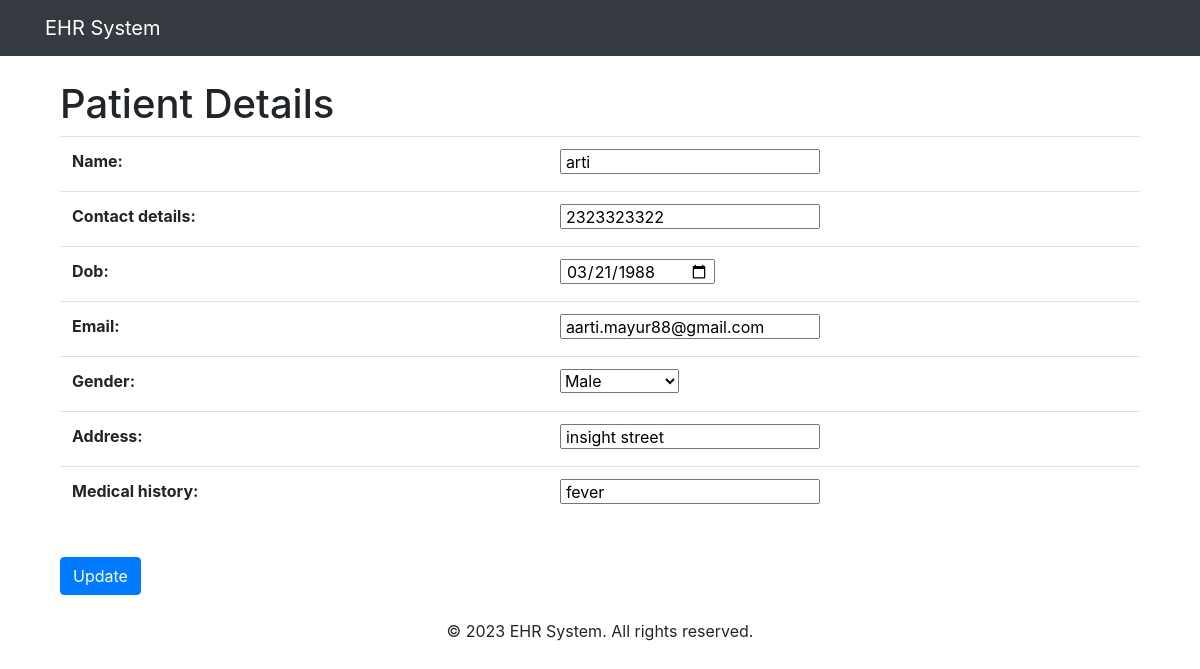
Screenshot of /patient/edit/1/ with the database file from the repository.
### registration/models.py (models this page shows, shortened)
class Patient(models.Model):
    GENDER_CHOICES = (
        ('male', 'Male'),
        ('female', 'Female'),
        ('transgender', 'Transgender'),
    )
    name = models.CharField(max_length=255)
    contact_details = models.CharField(max_length=10, null=True, unique=True)
    dob = models.DateField(blank=True,null=True)
    email = models.CharField(max_length=255, null=True)
    gender = models.CharField(max_length=255, choices=GENDER_CHOICES, null=True)
    address = models.CharField(max_length=255, null=True)
    medical_history = models.CharField(max_length=2000, null=True)

### patient/views.py (the view)
# urls.py: path('edit/<int:pk>/', views.update_patient, name='edit'),
def update_patient(request, pk):
    patient=get_object_or_404(Patient,id=pk)
    if request.method=='POST':
        form=RegistrationForm(request.POST,instance=patient)
        if form.is_valid():
            form.save()
            messages.success(request,'Patient details updateded successfully!')
            return redirect('patient:patient_details',patient_id=patient.id)
    else:
        form=RegistrationForm(instance=patient)
    return render(request, 'update-patient.html',{'patient':form})

### registration/forms.py
class RegistrationForm(forms.ModelForm):
    class Meta:
        model = Patient
        fields = '__all__'
        widgets={
            'dob':forms.DateInput(attrs={'type':'date'})
        }
    def __init__(self, *args, **kwargs):
        super().__init__(*args, **kwargs)

### templates/update-patient.html (shortened to what this page needs)
{% extends 'base.html' %}
{% block content %}
    <div class="container">
        <h1>Patient Details</h1>
        <form method="post">
            <div class="form-group">
                <table class='table'>
    {{ patient.as_table }}
                </table>
            </div>
            <button type="submit" class="btn btn-primary" id="updateSubmit">Update</button>
        </form>
    </div>
</div>
{% endblock %}

### templates/header.html (style rules this page uses)
.form-group { display: flex; flex-direction: row; align-items: center; margin-bottom: 20px; }
.form-group label { width: 200px; height: 22px; margin-right: 10px; }
.form-group input { flex: 1; height: 25px; padding: 4px; }

### rows the page displays
Patient: name "arti", contact_details "2323323322", dob "03/21/1988", email "aarti.mayur88@gmail.com", gender "Male", address "insight street", medical_history "fever"
